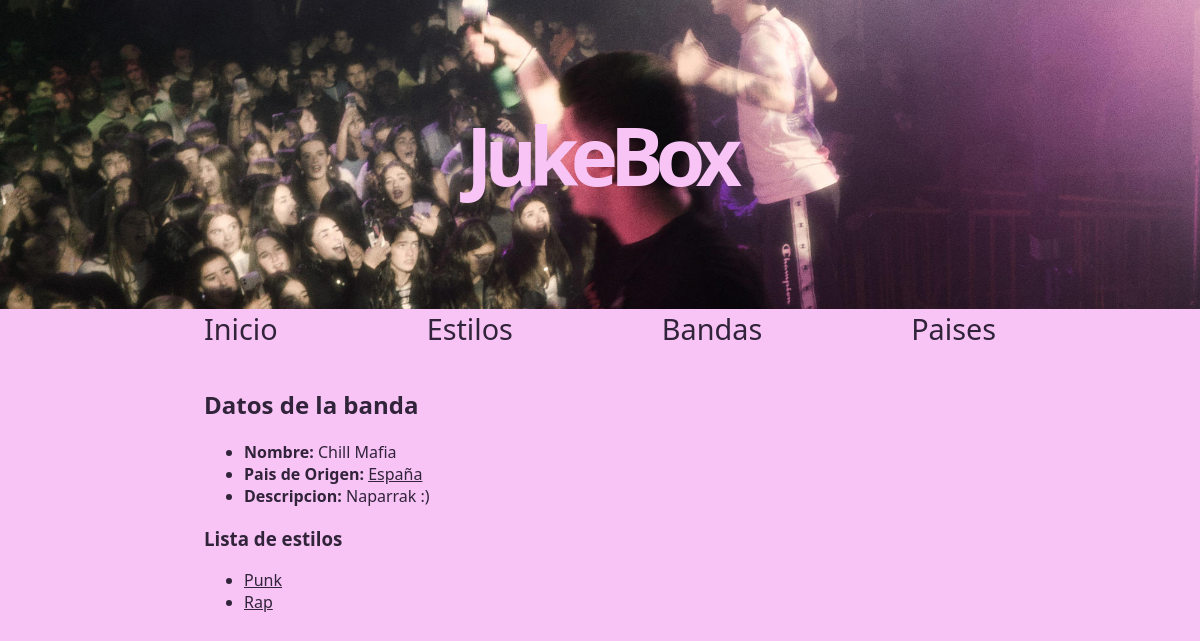
Page /bandas/8 on the committed database.
### appJukeBox/models.py (models this page shows, shortened)
class Banda(models.Model):
    nombre = models.CharField(max_length=100)
    pais = models.ForeignKey(Pais, on_delete=models.SET_NULL, null=True)
    descripcion = models.TextField()
    estilos = models.ManyToManyField(Estilo)
    imagen = models.ImageField(null=True, blank=True ,upload_to="images/")

class Pais(models.Model):
    nombre = models.CharField(max_length=50)
    def __str__(self):
        return self.nombre

class Estilo(models.Model):
    nombre = models.CharField(max_length=50)
    descripcion = models.TextField()

### appJukeBox/views.py (the view)
# urls.py: path('bandas/<int:banda_id>', views.show_banda, name='banda'),
def show_banda(request, banda_id):
	banda = get_object_or_404(Banda, pk=banda_id)
	estilos = banda.estilos.all()
	context = {'banda': banda, 'estilos': estilos}
	return render(request, 'banda.html', context)

### appJukeBox/templates/banda.html (shortened to what this page needs)
{% extends "base.html" %}
{% block contenido %}
    <h2>Datos de la banda</h2>
        {% if banda %}
            <ul>
                <li>
                    <b>Nombre:</b>
                    {{ banda.nombre}}
                </li>
                <li>
                    <b>Pais de Origen:</b>
                    <a href="/paises/{{ banda.pais.id }}">{{ banda.pais}}</a>
                </li>
                <li>
                    <b>Descripcion:</b>
                    {{ banda.descripcion}}
                </li>
            </ul>
            <h3>Lista de estilos</h3>
            {% if estilos %}
                <ul>
                    {% for e in estilos %}
                        <li>
                            <a href="/estilos/{{ e.id }}">{{ e.nombre}}</a>
                        </li>
                    {% endfor %}
                </ul>
            {% else %}
                <p>No tiene estilos asociados.</p>
            {% endif %}
        {% else %}
            <p>No existe esta banda.</p>
    {% endif %}
{% endblock %}

### appJukeBox/static/css/estilos.css (style rules this page uses)
body { font-family: system-ui; padding: 0px; margin: 0px; border: 0px; background-color: rgb(248, 196, 245); color: rgb(48, 35, 58); }
a { color: rgb(48, 35, 58); }

### rows in the picture
Banda: nombre "Chill Mafia", pais "España", descripcion "Naparrak :)"
Estilo: nombre "Punk"
Estilo: nombre "Rap"
